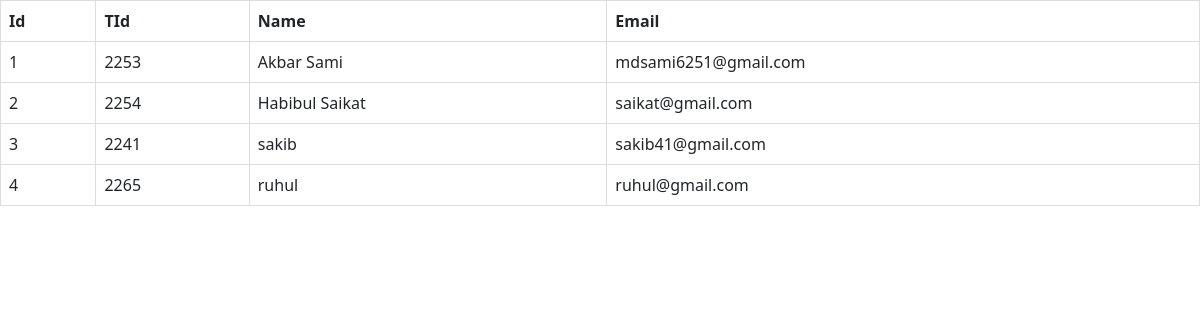
Screenshot of /account/teacher/ with the database file from the repository.
### account/models.py (models this page shows)
class Teacher(models.Model):
    tid=models.IntegerField()
    tname=models.CharField(max_length=200)
    temail=models.CharField(max_length=100)

### account/views.py (the view)
# urls.py: path('teacher/',views.teacher_info)
def teacher_info(request):
    teacher= Teacher.objects.all()
    return render(request,'account/teacher.html',{'teach':teacher})

### templates/account/teacher.html (shortened to what this page needs)
<!DOCTYPE html>
<html lang="en">
{% load static %}
<head>
    <link rel="stylesheet" href="{% static 'css/bootstrap.min.css' %}"
>
    <link rel="stylesheet" href="{% static 'css/teacher.css'%}">
</head>
<body>
    <table>
        <tr>
            <th>Id</th>
            <th>TId</th>
            <th>Name</th>
            <th>Email</th>
        </tr>
        {% for th in teach %}
        <tr>
            <td>{{ th.id }}</td>
            <td>{{ th.tid }}</td>
            <td>{{ th.tname }}</td>
            <td>{{ th.temail }}</td>
        </tr>
        {% endfor %}
    </table>
</body>
</html>

### static/css/teacher.css (style rules this page uses)
table { border-collapse: collapse; width: 100%; border: 1px solid #ddd; }
th, td { border: 1px solid #ddd; padding: 8px; text-align: left; }

### rows the page displays
Teacher: id "1", tid "2253", tname "Akbar Sami", temail "mdsami6251@gmail.com"
Teacher: id "2", tid "2254", tname "Habibul Saikat", temail "saikat@gmail.com"
Teacher: id "3", tid "2241", tname "sakib", temail "sakib41@gmail.com"
Teacher: id "4", tid "2265", tname "ruhul", temail "ruhul@gmail.com"
